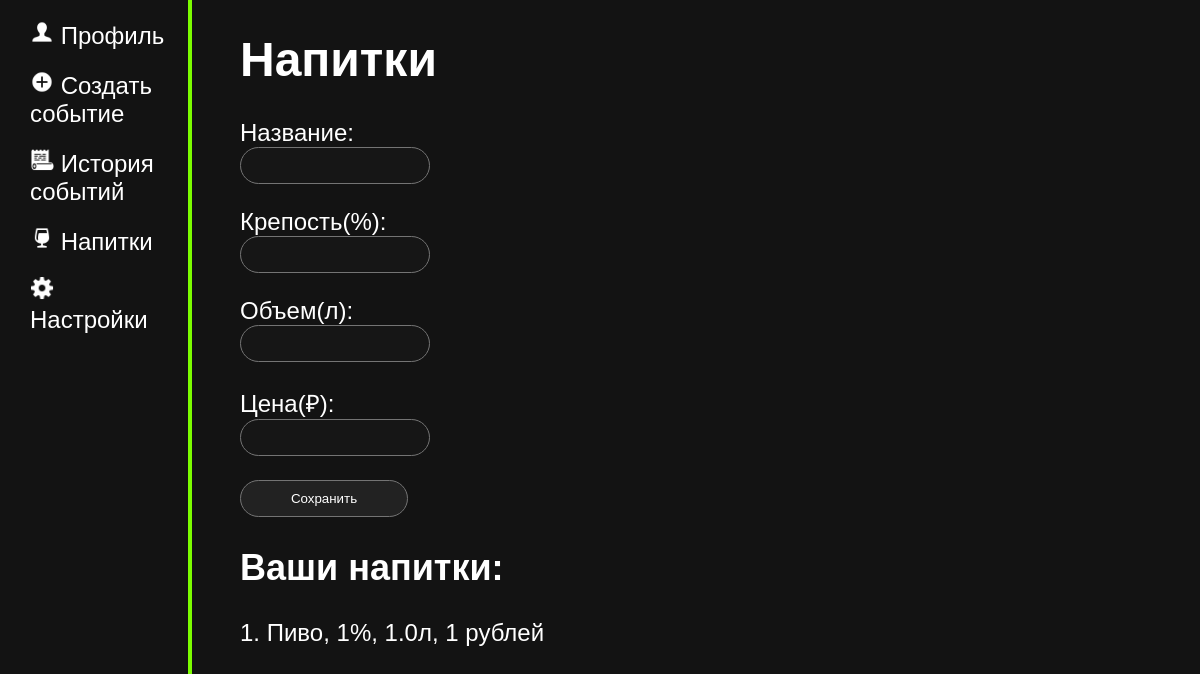
Page /drinks (signed in) on the earlier database version.
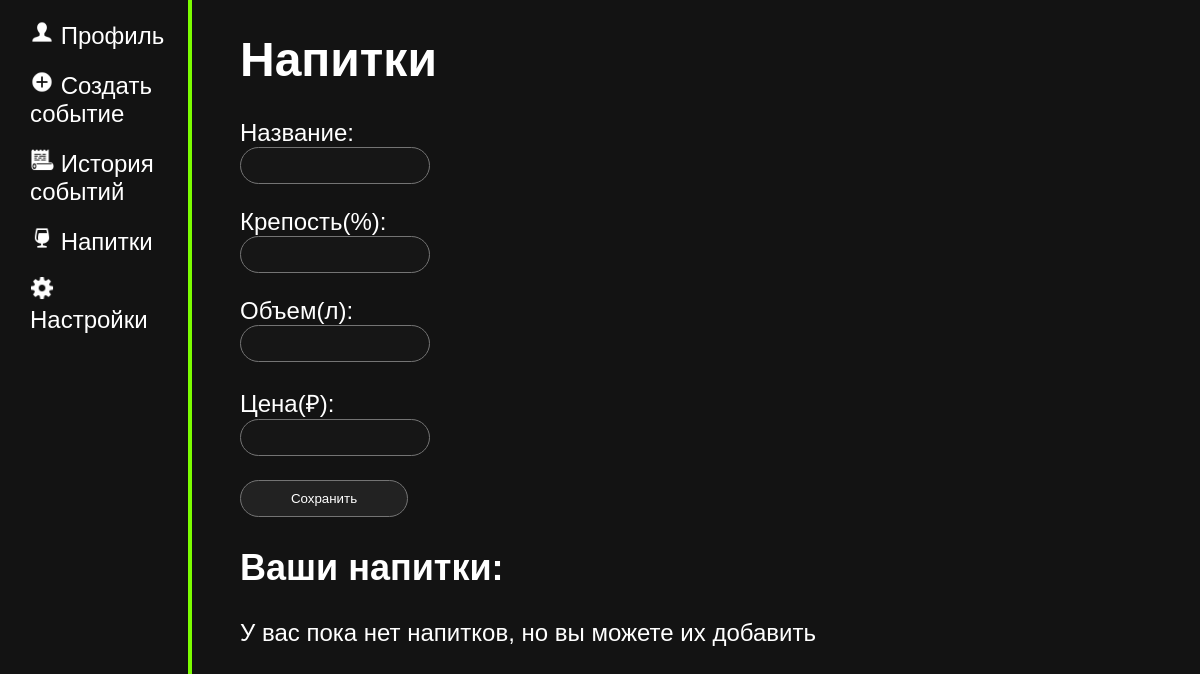
Same page on the later database version.
### tables this page shows
CREATE TABLE drink 
(
    id INTEGER PRIMARY KEY AUTOINCREMENT,
    title TEXT NOT NULL,
    price INTEGER NOT NULL,
    alcohol INTEGER NOT NULL,
    volume REAL NOT NULL,

    user_id INTEGER,
    FOREIGN KEY(user_id) REFERENCES user(id)
);

### main.py (the view, shortened to what this page needs)
@app.route("/drinks", methods = ["POST", "GET"])
@login_required
def drinks():
    drinks = D.get_drinks(current_user.get_id())
    return render_template("drinks.html", drinks = drinks)

### data.py (called while the page is built)
    def get_drinks(self, user_id):
        try:
            self.cursor.execute(f"SELECT id, title, alcohol, volume, price FROM drink WHERE user_id = {user_id} ORDER BY title")
            drinks = self.cursor.fetchall()
            return drinks
        except error:
            print("ОШИБКА! " + str(error))

    def get_user(self, user_id):
        try:
            self.cursor.execute(f"SELECT * FROM user WHERE id = {user_id} LIMIT 1")
            user = self.cursor.fetchone()
            return user
        except error:
                print("ОШИБКА! " + str(error))

### main.py (called while the page is built)
@login_manager.user_loader
def load_user(user_id):
    print("load user")
    return User().fromDB(user_id, D)

def connect_db():
    connect = sqlite3.connect(app.config['DATABASE'])
    connect.row_factory = sqlite3.Row
    return connect

def get_db():
    if not hasattr(g, "link_db"):
        g.link_db = connect_db()
        print("БАЗА ДАННЫХ ПОЛУЧЕНА")
    return g.link_db

@app.before_request
def before_request():
    global D
    db = get_db()
    D = Data(db)

### user.py (called while the page is built)
    def fromDB(self, user_id, db):
        self.__user = db.get_user(user_id)
        return self

    def get_id(self):
        return str(self.__user['id'])

### templates/drinks.html (shortened to what this page needs)
{% extends 'base.html' %}
{%block body%}
<div class="main">
    <h1>Напитки</h1>
    <div class="forma">
        <form action="" method="post">
            <p>Название: <br><input type="text" name="title" required></p>
            <p>Крепость(%): <br><input type="number" min="0" max="100" name="alcohol" required> </p>
            <p> Объем(л): <br><input type="number" name="volume" step="0.001" required> </p>
            <p> Цена(₽): <br><input type="number" name="price" required> </p>
            <p><input type="submit" value="Сохранить"></p>
        </form>
    </div>
    <h2>Ваши напитки:</h2>
    {%if drinks%}
    {%for i in drinks%}
    <div class="drinks">
        <p>{{loop.index}}. {{i.title}}, {{i.alcohol}}%, {{i.volume}}л, {{i.price}} рублей
        </p>
    </div>
    {%endfor%}
    {% else %}
    <p>У вас пока нет напитков, но вы можете их добавить</p>
    {%endif%}
</div>
{%endblock body%}

### templates/base.html (shortened to what this page needs)
<!DOCTYPE html>
<html lang="ru">
<head>
    <link rel="stylesheet" href="{{ url_for('static', filename = 'css/main.css') }}">
    <link rel="stylesheet" href="../static/css/main.css">
</head>
<body>
    <div class = "left_bar">
        {% if current_user.is_authenticated%}
        <p><img src="/static/img/profile.png"> <a href="/profile">Профиль</a></p>
        {%endif%}
        <p><img src="/static/img/add.png"> <a href="/create_event">Создать событие</a></p>
        <p><img src="/static/img/history.png"> <a href="/history">История событий</a></p>
        <p><img src="/static/img/drink.png"> <a href="/drinks">Напитки</a></p>
        {% if current_user.is_authenticated%}
        <p><img src="/static/img/settings.png"><a href="/settings"> Настройки</a></p>
        {%endif%}
    </div>
    {%block body%}
    {%endblock body%}
</body>
</html>

### static/css/main.css (style rules this page uses)
p, h1, a, br { color: rgb(255, 255, 255); text-decoration: none; }
body { color: rgb(255, 255, 255); padding: 0; margin: 0; font-family: Arial, Helvetica, sans-serif; font-size: 24px; background-color: rgb(19, 19, 19); }
.left_bar { position: fixed; float: left; width: 14%; height: 100vh; padding: 10px; border-right: 4px solid lawngreen; }
.left_bar p { padding: 10px; margin: 0; transition: background-color 0.2s; cursor: pointer; }
.left_bar p { padding-left: 20px; border-radius: 5px; }
.left_bar img { width: 24px; height: auto; }
.main { float: left; margin-left: 20%; width: 70%; }
.forma p { margin-bottom: 15px; }
.forma input, .forma textarea, .forma select { width: 20%; padding: 10px; border: 1px solid #747474; background-color: rgb(22, 22, 22); color: white; resize: none; border-radius: 10px; }
.forma input, .forma select { border-radius: 50px; }
.forma input[type="submit"] { background-color: rgb(34, 34, 34); color: #fff; cursor: pointer; transition: background-color 0.3s ease; }

Differences in the rows shown:
removed drink: title "Пиво", alcohol "1", volume "1.0", price "1"
Other differences:
text now shown: "У вас пока нет напитков, но вы можете их добавить"
